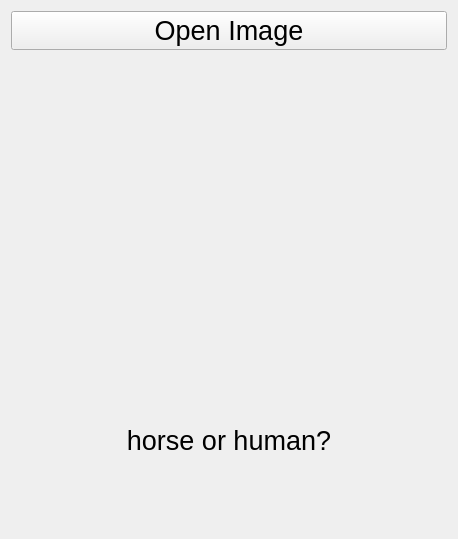
<?xml version="1.0" encoding="UTF-8"?>
<ui version="4.0">
 <class>Form</class>
 <widget class="QWidget" name="Form">
  <property name="geometry">
   <rect>
    <x>0</x>
    <y>0</y>
    <width>458</width>
    <height>539</height>
   </rect>
  </property>
  <property name="font">
   <font>
    <pointsize>20</pointsize>
   </font>
  </property>
  <property name="windowTitle">
   <string>Form</string>
  </property>
  <property name="layoutDirection">
   <enum>Qt::LeftToRight</enum>
  </property>
  <layout class="QVBoxLayout" name="verticalLayout" stretch="0,5,3">
   <item>
    <widget class="QPushButton" name="btn_open">
     <property name="text">
      <string>Open Image</string>
     </property>
    </widget>
   </item>
   <item>
    <widget class="QLabel" name="lbl_image">
     <property name="text">
      <string/>
     </property>
     <property name="pixmap">
      <pixmap>datasets/horse-or-human/horses/horse02-0.png</pixmap>
     </property>
     <property name="scaledContents">
      <bool>true</bool>
     </property>
     <property name="alignment">
      <set>Qt::AlignCenter</set>
     </property>
    </widget>
   </item>
   <item>
    <widget class="QLabel" name="lbl_pred">
     <property name="font">
      <font>
       <pointsize>20</pointsize>
      </font>
     </property>
     <property name="text">
      <string>horse or human?</string>
     </property>
     <property name="alignment">
      <set>Qt::AlignCenter</set>
     </property>
    </widget>
   </item>
  </layout>
 </widget>
 <resources/>
 <connections/>
</ui>
